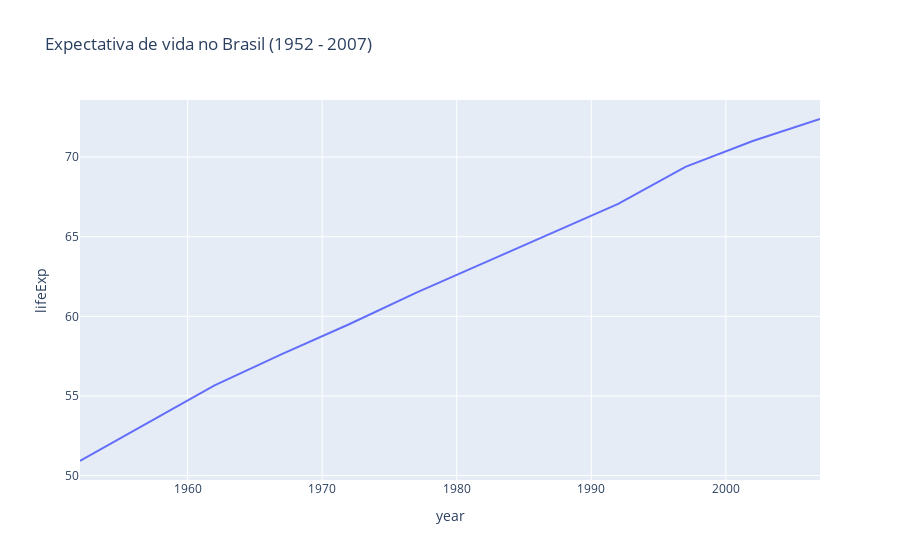

Notebook source saved alongside this figure:
### Code cell
title = 'Expectativa de vida no Brasil (1952 - 2007)'
fig = px.line(df, x='year', y='lifeExp', title=title)
fig.show()

### Figure 1 — Plotly figure (JSON) as saved in the notebook; plotly's stock layout.template omitted (floating-point values rounded to 4 significant figures)
{"data": [{"hovertemplate": "year=%{x}<br>lifeExp=%{y}<extra></extra>", "legendgroup": "", "line": {"color": "#636efa", "dash": "solid"}, "marker": {"symbol": "circle"}, "mode": "lines", "name": "", "orientation": "v", "showlegend": false, "type": "scatter", "x": [1952, 1957, 1962, 1967, 1972, 1977, 1982, 1987, 1992, 1997, 2002, 2007], "xaxis": "x", "y": [50.92, 53.28, 55.66, 57.63, 59.5, 61.49, 63.34, 65.2, 67.06, 69.39, 71.01, 72.39], "yaxis": "y"}], "layout": {"legend": {"tracegroupgap": 0}, "title": {"text": "Expectativa de vida no Brasil (1952 - 2007)"}, "xaxis": {"anchor": "y", "domain": [0, 1], "title": {"text": "year"}}, "yaxis": {"anchor": "x", "domain": [0, 1], "title": {"text": "lifeExp"}}}}
